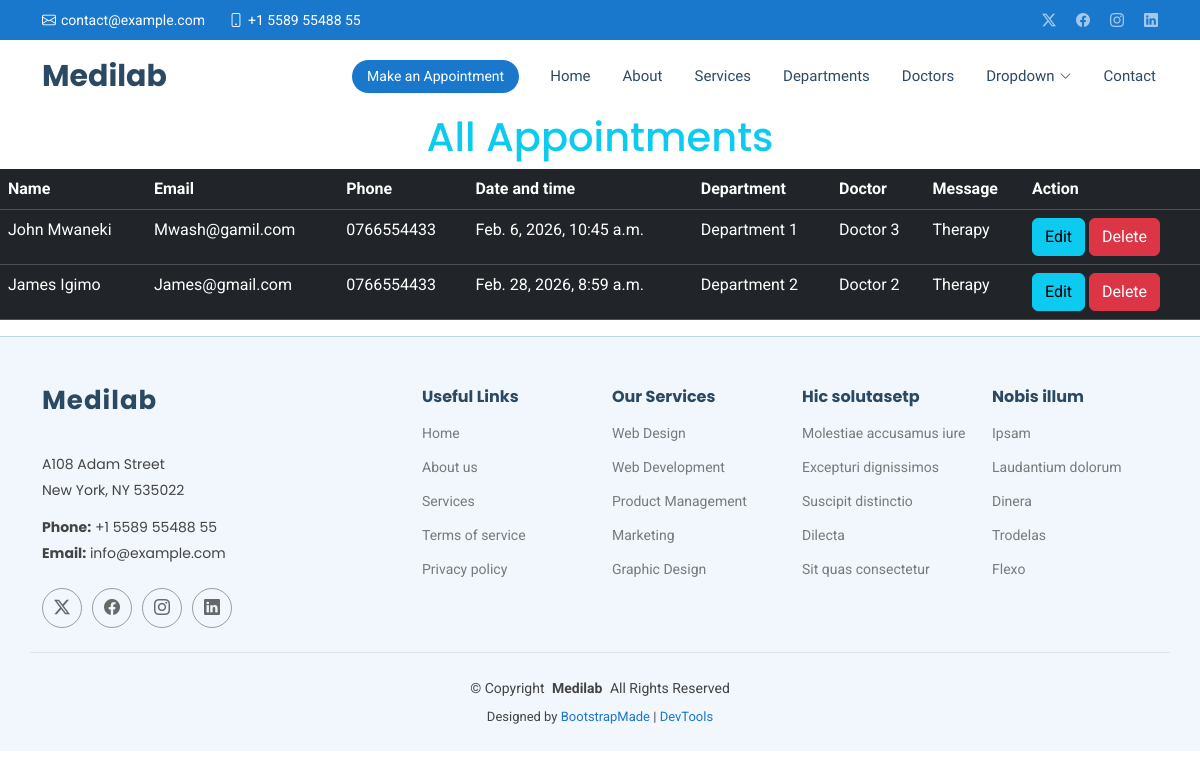
/show/, run on an earlier commit of the app's database.
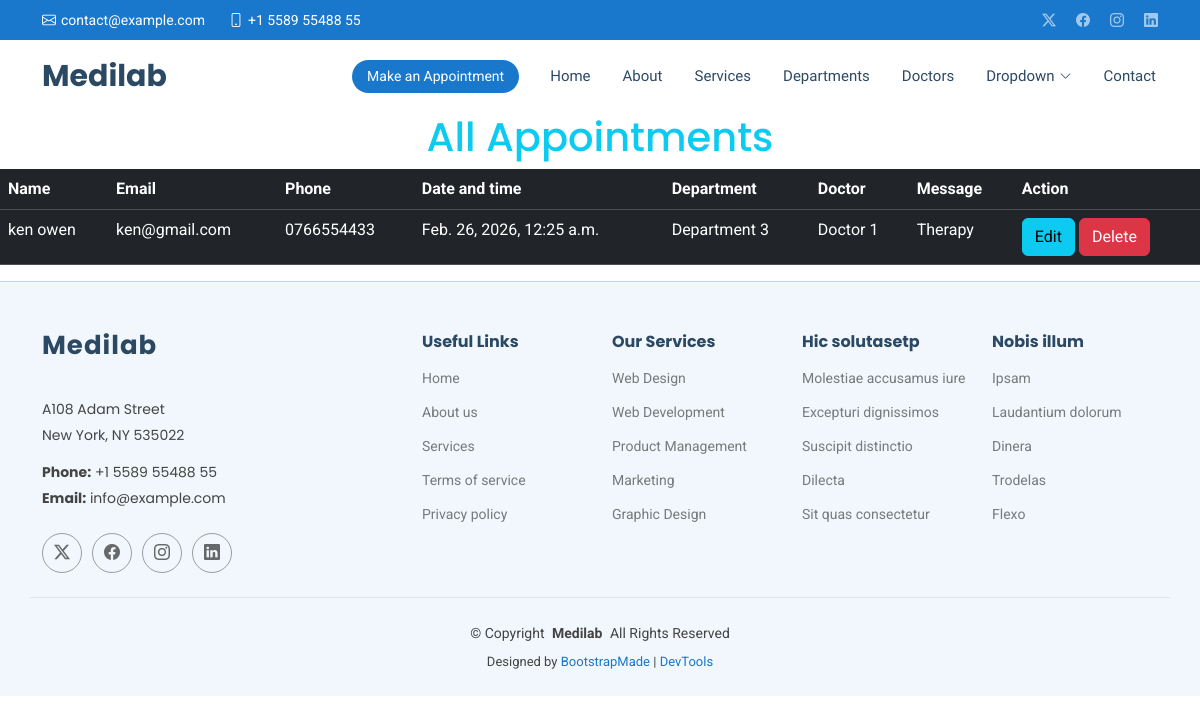
And on a later commit of the database.
### careapp/models.py (models this page shows, shortened)
class MyAppointments(models.Model):
    name = models.CharField(max_length=200)
    email = models.EmailField()
    phone = models.CharField(max_length=10)
    datetime = models.DateTimeField()
    department = models.CharField(max_length=100)
    doctor = models.CharField(max_length=100)
    message = models.TextField()

### careapp/views.py (the view)
# urls.py: path('show/', views.show , name='show'),
def show(request):
      allappointments = MyAppointments.objects.all()
      return render(request, 'show.html', {'allappointments':allappointments})

### templates/show.html
{% extends 'starter-page.html' %}
{% load static %}
{% block content %}
<h1 class="text-center text-info ">All Appointments</h1>
<table class="table table-dark ">
    <tr>
        <th>Name</th>
        <th>Email</th>
        <th>Phone</th>
        <th>Date and time</th>
        <th>Department</th>
        <th>Doctor</th>
        <th>Message</th>
        <th>Action</th>
    </tr>
    {% for appointment in allappointments %}
    <tr>
        <td>{{appointment.name}}</td>
        <td>{{appointment.email}}</td>
        <td>{{appointment.phone}}</td>
        <td>{{appointment.datetime}}</td>
        <td>{{appointment.department}}</td>
        <td>{{appointment.doctor}}</td>
        <td>{{appointment.message}}</td>
        <td>
            <a href="/edit/{{appointment.id}}" class="btn btn-info">Edit</a>
            <a href="/delete/{{appointment.id}}" class="btn btn-danger">Delete</a>
        </td>
    </tr>
    {% endfor %}
</table>
{% endblock %}

### templates/starter-page.html (shortened to what this page needs)
<!DOCTYPE html>
<html lang="en">
<head>
  {% load static %}
  <link href="{% static 'assets/vendor/bootstrap/css/bootstrap.min.css' %}" rel="stylesheet">
<link href="{% static 'assets/vendor/bootstrap-icons/bootstrap-icons.css' %}" rel="stylesheet">
  <link href="{% static 'assets/vendor/aos/aos.css' %}" rel="stylesheet">
  <link href="{% static 'assets/vendor/fontawesome-free/css/all.min.css' %}" rel="stylesheet">
  <link href="{% static 'assets/vendor/glightbox/css/glightbox.min.css' %}" rel="stylesheet">
  <link href="{% static 'assets/vendor/swiper/swiper-bundle.min.css' %}" rel="stylesheet">
  <link href="{% static 'assets/css/main.css' %}" rel="stylesheet">
</head>
<body class="starter-page-page">
  <header id="header" class="header sticky-top">
    <div class="topbar d-flex align-items-center">
      <div class="container d-flex justify-content-center justify-content-md-between">
        <div class="contact-info d-flex align-items-center">
          <i class="bi bi-envelope d-flex align-items-center"><a href="mailto:contact@example.com">contact@example.com</a></i>
          <i class="bi bi-phone d-flex align-items-center ms-4"><span>+1 5589 55488 55</span></i>
        </div>
        <div class="social-links d-none d-md-flex align-items-center">
          <a href="#" class="twitter"><i class="bi bi-twitter-x"></i></a>
          <a href="#" class="facebook"><i class="bi bi-facebook"></i></a>
          <a href="#" class="instagram"><i class="bi bi-instagram"></i></a>
          <a href="#" class="linkedin"><i class="bi bi-linkedin"></i></a>
        </div>
      </div>
    </div>
    <div class="branding d-flex align-items-center">
      <div class="container position-relative d-flex align-items-center justify-content-between">
        <a href="index.html" class="logo d-flex align-items-center me-auto">
          <h1 class="sitename">Medilab</h1>
        </a>
        <nav id="navmenu" class="navmenu">
          <ul>
            <li><a href="#hero">Home<br></a></li>
            <li><a href="#about">About</a></li>
            <li><a href="#services">Services</a></li>
            <li><a href="#departments">Departments</a></li>
            <li><a href="#doctors">Doctors</a></li>
            <li class="dropdown"><a href="#"><span>Dropdown</span> <i class="bi bi-chevron-down toggle-dropdown"></i></a>
            </li>
            <li><a href="#contact">Contact</a></li>
          </ul>
        </nav>
        <a class="cta-btn d-none d-sm-block" href="#appointment">Make an Appointment</a>
      </div>
    </div>
  </header>
  <main class="main">
    {% block content %}
    {% endblock %}
  </main>
  <footer id="footer" class="footer light-background">
    <div class="container footer-top">
      <div class="row gy-4">
        <div class="col-lg-4 col-md-6 footer-about">
          <a href="index.html" class="logo d-flex align-items-center">
            <span class="sitename">Medilab</span>
          </a>
          <div class="footer-contact pt-3">
            <p>A108 Adam Street</p>
            <p>New York, NY 535022</p>
            <p class="mt-3"><strong>Phone:</strong> <span>+1 5589 55488 55</span></p>
            <p><strong>Email:</strong> <span>info@example.com</span></p>
          </div>
          <div class="social-links d-flex mt-4">
            <a href=""><i class="bi bi-twitter-x"></i></a>
            <a href=""><i class="bi bi-facebook"></i></a>
            <a href=""><i class="bi bi-instagram"></i></a>
            <a href=""><i class="bi bi-linkedin"></i></a>
          </div>
        </div>
        <div class="col-lg-2 col-md-3 footer-links">
          <h4>Useful Links</h4>
          <ul>
            <li><a href="#">Home</a></li>
            <li><a href="#">About us</a></li>
            <li><a href="#">Services</a></li>
            <li><a href="#">Terms of service</a></li>
            <li><a href="#">Privacy policy</a></li>
          </ul>
        </div>
        <div class="col-lg-2 col-md-3 footer-links">
          <h4>Our Services</h4>
          <ul>
            <li><a href="#">Web Design</a></li>
            <li><a href="#">Web Development</a></li>
            <li><a href="#">Product Management</a></li>
            <li><a href="#">Marketing</a></li>
            <li><a href="#">Graphic Design</a></li>
          </ul>
        </div>
        <div class="col-lg-2 col-md-3 footer-links">
          <h4>Hic solutasetp</h4>
          <ul>
            <li><a href="#">Molestiae accusamus iure</a></li>
            <li><a href="#">Excepturi dignissimos</a></li>
            <li><a href="#">Suscipit distinctio</a></li>
            <li><a href="#">Dilecta</a></li>
            <li><a href="#">Sit quas consectetur</a></li>
          </ul>
        </div>
        <div class="col-lg-2 col-md-3 footer-links">
          <h4>Nobis illum</h4>
          <ul>
            <li><a href="#">Ipsam</a></li>
            <li><a href="#">Laudantium dolorum</a></li>
            <li><a href="#">Dinera</a></li>
            <li><a href="#">Trodelas</a></li>
            <li><a href="#">Flexo</a></li>
          </ul>
        </div>
      </div>
    </div>
    <div class="container copyright text-center mt-4">
      <p>© <span>Copyright</span> <strong class="px-1 sitename">Medilab</strong> <span>All Rights Reserved</span></p>
      <div class="credits">
        Designed by <a href="https://bootstrapmade.com/">BootstrapMade</a> | <a href="https://bootstrapmade.com/tools/">DevTools</a>
      </div>
    </div>
  </footer>
</body>
</html>

What changed in the data, as far as the page shows it:
removed MyAppointments: name "John Mwaneki", email "Mwash@gamil.com", phone "0766554433", datetime "Feb. 6, 2026, 10:45 a.m.", department "Department 1", doctor "Doctor 3", message "Therapy"
removed MyAppointments: name "James Igimo", email "James@gmail.com", phone "0766554433", datetime "Feb. 28, 2026, 8:59 a.m.", department "Department 2", doctor "Doctor 2", message "Therapy"
added MyAppointments: name "ken owen", email "ken@gmail.com", phone "0766554433", datetime "Feb. 26, 2026, 12:25 a.m.", department "Department 3", doctor "Doctor 1", message "Therapy"
